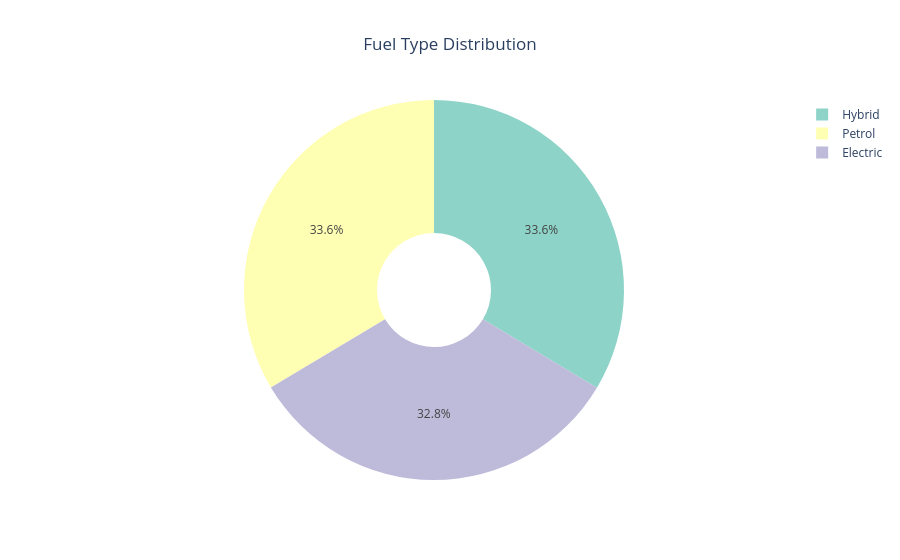

The notebook cell this image was saved under:
### Code cell
fig=px.pie(
    df,
    names='Fuel Type',
    title='Fuel Type Distribution',
    hole=0.3,
    
    color_discrete_sequence=px.colors.qualitative.Set3
)

fig.update_layout(title_x=0.5)
fig.show()

### Figure 1 — Plotly figure (JSON) as saved in the notebook; plotly's stock layout.template omitted (floating-point values rounded to 4 significant figures; data arrays with more than 128 entries replaced by an {"elided": "..."} marker saying what was removed)
{"data": [{"domain": {"x": [0, 1], "y": [0, 1]}, "hole": 0.3, "hovertemplate": "Fuel Type=%{label}<extra></extra>", "labels": {"elided": "10000 str values"}, "legendgroup": "", "name": "", "showlegend": true, "type": "pie"}], "layout": {"legend": {"tracegroupgap": 0}, "piecolorway": ["rgb(141,211,199)", "rgb(255,255,179)", "rgb(190,186,218)", "rgb(251,128,114)", "rgb(128,177,211)", "rgb(253,180,98)", "rgb(179,222,105)", "rgb(252,205,229)", "rgb(217,217,217)", "rgb(188,128,189)", "rgb(204,235,197)", "rgb(255,237,111)"], "title": {"text": "Fuel Type Distribution", "x": 0.5}}}
